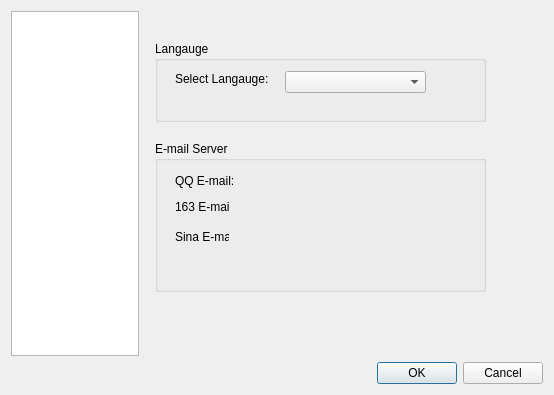
<?xml version="1.0" encoding="UTF-8"?>
<ui version="4.0">
 <class>SettingDialog</class>
 <widget class="QDialog" name="SettingDialog">
  <property name="geometry">
   <rect>
    <x>0</x>
    <y>0</y>
    <width>554</width>
    <height>395</height>
   </rect>
  </property>
  <property name="windowTitle">
   <string>Dialog</string>
  </property>
  <layout class="QGridLayout" name="gridLayout_2">
   <item row="0" column="0">
    <layout class="QVBoxLayout" name="verticalLayout">
     <item>
      <layout class="QHBoxLayout" name="horizontalLayout">
       <item>
        <widget class="QListWidget" name="settingContents">
         <property name="maximumSize">
          <size>
           <width>128</width>
           <height>16777215</height>
          </size>
         </property>
         <property name="editTriggers">
          <set>QAbstractItemView::NoEditTriggers</set>
         </property>
         <property name="currentRow">
          <number>-1</number>
         </property>
        </widget>
       </item>
       <item>
        <widget class="QStackedWidget" name="settingPages">
         <property name="currentIndex">
          <number>0</number>
         </property>
         <widget class="QWidget" name="pageConfig">
          <widget class="QGroupBox" name="groupBox_3">
           <property name="geometry">
            <rect>
             <x>10</x>
             <y>30</y>
             <width>331</width>
             <height>81</height>
            </rect>
           </property>
           <property name="title">
            <string>Langauge</string>
           </property>
           <widget class="QComboBox" name="comboBox">
            <property name="geometry">
             <rect>
              <x>130</x>
              <y>30</y>
              <width>141</width>
              <height>22</height>
             </rect>
            </property>
           </widget>
           <widget class="QLabel" name="label_14">
            <property name="geometry">
             <rect>
              <x>20</x>
              <y>30</y>
              <width>101</width>
              <height>16</height>
             </rect>
            </property>
            <property name="text">
             <string>Select Langauge:</string>
            </property>
           </widget>
          </widget>
          <widget class="QGroupBox" name="groupBox_4">
           <property name="geometry">
            <rect>
             <x>10</x>
             <y>130</y>
             <width>331</width>
             <height>151</height>
            </rect>
           </property>
           <property name="title">
            <string>E-mail Server</string>
           </property>
           <widget class="QLabel" name="label_15">
            <property name="geometry">
             <rect>
              <x>20</x>
              <y>30</y>
              <width>71</width>
              <height>20</height>
             </rect>
            </property>
            <property name="text">
             <string>QQ E-mail:</string>
            </property>
           </widget>
           <widget class="QLabel" name="label_16">
            <property name="geometry">
             <rect>
              <x>20</x>
              <y>60</y>
              <width>54</width>
              <height>12</height>
             </rect>
            </property>
            <property name="text">
             <string>163 E-mail:</string>
            </property>
           </widget>
           <widget class="QLabel" name="label_17">
            <property name="geometry">
             <rect>
              <x>20</x>
              <y>90</y>
              <width>54</width>
              <height>12</height>
             </rect>
            </property>
            <property name="text">
             <string>Sina E-mail:</string>
            </property>
           </widget>
          </widget>
         </widget>
         <widget class="QWidget" name="pageHelp">
          <widget class="QLabel" name="label_18">
           <property name="geometry">
            <rect>
             <x>30</x>
             <y>70</y>
             <width>54</width>
             <height>12</height>
            </rect>
           </property>
           <property name="text">
            <string>Help...</string>
           </property>
          </widget>
         </widget>
        </widget>
       </item>
      </layout>
     </item>
     <item>
      <widget class="QDialogButtonBox" name="buttonBox">
       <property name="orientation">
        <enum>Qt::Horizontal</enum>
       </property>
       <property name="standardButtons">
        <set>QDialogButtonBox::Cancel|QDialogButtonBox::Ok</set>
       </property>
      </widget>
     </item>
    </layout>
   </item>
  </layout>
 </widget>
 <resources/>
 <connections>
  <connection>
   <sender>buttonBox</sender>
   <signal>accepted()</signal>
   <receiver>SettingDialog</receiver>
   <slot>accept()</slot>
   <hints>
    <hint type="sourcelabel">
     <x>248</x>
     <y>254</y>
    </hint>
    <hint type="destinationlabel">
     <x>157</x>
     <y>274</y>
    </hint>
   </hints>
  </connection>
  <connection>
   <sender>buttonBox</sender>
   <signal>rejected()</signal>
   <receiver>SettingDialog</receiver>
   <slot>reject()</slot>
   <hints>
    <hint type="sourcelabel">
     <x>316</x>
     <y>260</y>
    </hint>
    <hint type="destinationlabel">
     <x>286</x>
     <y>274</y>
    </hint>
   </hints>
  </connection>
 </connections>
</ui>
